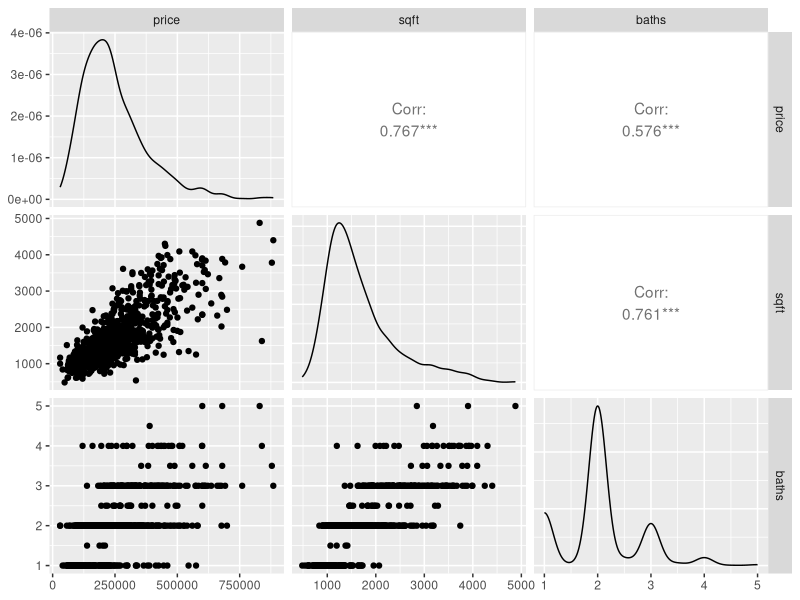
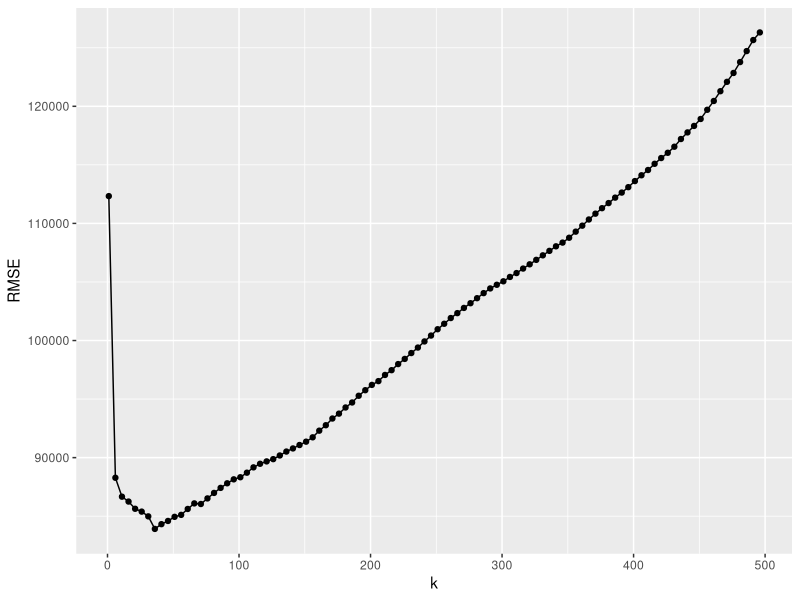

Here is the R script that generated these plots, in order:
## ---- chunk 1
library(tidyverse)
library(caret)
library(GGally)
data("Sacramento")
head(Sacramento)
## ---- chunk 2
plot_pairs <- Sacramento %>% 
  select(price, sqft, baths) %>% 
  ggpairs()
plot_pairs
## ---- chunk 3
scaled_Sacramento <- Sacramento %>% 
  select(price, sqft, baths) %>% 
  mutate(sqft = scale(sqft, center = FALSE),
         baths = scale(baths, center = FALSE))
head(scaled_Sacramento)
## ---- chunk 4
set.seed(2019) # makes the random selection of rows reproducible
training_rows <- scaled_Sacramento %>% 
  select(price) %>% 
  unlist() %>% # converts Class from a tibble to a vector
  createDataPartition(p = 0.6, list = FALSE)

X_train <- scaled_Sacramento %>% 
  select(sqft, baths) %>% 
  slice(training_rows) %>% 
  data.frame()

Y_train <- scaled_Sacramento %>% 
  select(price) %>% 
  slice(training_rows) %>% 
  unlist()

X_test <- scaled_Sacramento %>% 
  select(sqft, baths) %>% 
  slice(-training_rows) %>% 
  data.frame()

Y_test <- scaled_Sacramento %>% 
  select(price) %>% 
  slice(-training_rows) %>% 
  unlist()
## ---- chunk 5
train_control <- trainControl(method = "cv", number = 10)
# makes a column of k's, from 1 to 100 in increments of 10
k_lots = data.frame(k = seq(from = 1, to = 500, by = 5)) 

set.seed(1234)
knn_reg_cv_10 <- train(x = X_train, 
                       y = Y_train, 
                       method = "knn", 
                       tuneGrid = k_lots, 
                       trControl = train_control) 

ggplot(knn_reg_cv_10$results, aes(x = k, y = RMSE)) +
  geom_point() +
  geom_line()
knn_reg_cv_10$method
## ---- chunk 6
k = data.frame(k = 31)

set.seed(1234)
knn_mult_reg_final <- train(x = X_train, y = Y_train, method = "knn", tuneGrid = k)

test_pred <- predict(knn_mult_reg_final, X_test)
modelvalues <- data.frame(obs = Y_test, pred = test_pred)
knn_mult_test_results <- defaultSummary(modelvalues)
knn_mult_test_results[[1]]
